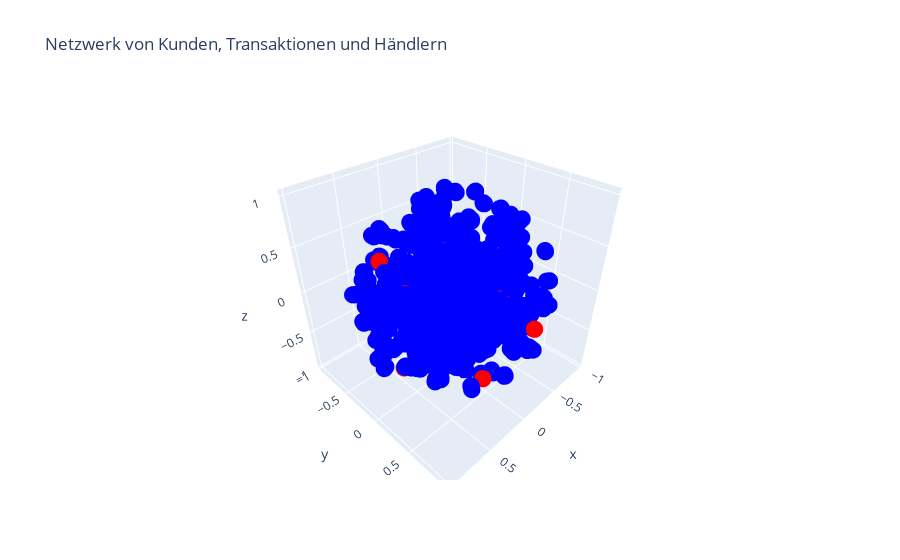

Notebook cell for this chart:
### Code cell
import networkx as nx
import plotly.graph_objs as go
import pandas as pd

# Angenommen, 'final_table' ist dein kombinierter DataFrame und bereits geladen

# Erstelle den Graphen
G = nx.Graph()

# Knoten für Kunden, Transaktionen und Händler hinzufügen
for index, row in df.iterrows():
    G.add_node(f"C{row['CustomerID']}", type='Customer', fraud=row['FraudIndicator'] == 1)
    G.add_node(f"T{row['TransactionID']}", type='Transaction')
    G.add_node(f"M{row['MerchantID']}", type='Merchant')

    # Kanten hinzufügen
    G.add_edge(f"C{row['CustomerID']}", f"T{row['TransactionID']}")
    G.add_edge(f"T{row['TransactionID']}", f"M{row['MerchantID']}")

# Berechnen der Positionen für jeden Knoten in 3D
pos = nx.spring_layout(G, dim=3)

# Extrahiere die x, y, z Positionen in separate Listen
x_nodes = [pos[node][0] for node in G.nodes()]  # x Positionen
y_nodes = [pos[node][1] for node in G.nodes()]  # y Positionen
z_nodes = [pos[node][2] for node in G.nodes()]  # z Positionen

# Knotenfarben basierend auf dem Betrugsindikator
node_color = ['red' if G.nodes[node]['type'] == 'Customer' and G.nodes[node]['fraud'] else 'blue' for node in G.nodes()]

# Erstelle die 3D-Plotly Graphen-Daten
trace_nodes = go.Scatter3d(x=x_nodes, y=y_nodes, z=z_nodes, mode='markers', marker=dict(size=6, color=node_color))

# Kanten für den Plotly Graphen vorbereiten
edge_x = []
edge_y = []
edge_z = []
for edge in G.edges():
    x0, y0, z0 = pos[edge[0]]
    x1, y1, z1 = pos[edge[1]]
    edge_x.extend([x0, x1, None])
    edge_y.extend([y0, y1, None])
    edge_z.extend([z0, z1, None])

trace_edges = go.Scatter3d(x=edge_x, y=edge_y, z=edge_z, mode='lines', line=dict(color='black', width=1))

# Definiere das Layout für die 3D-Visualisierung
layout = go.Layout(title="Netzwerk von Kunden, Transaktionen und Händlern", showlegend=False)

# Kombiniere die Knoten- und Kanten-Daten für den Plot
fig = go.Figure(data=[trace_edges, trace_nodes], layout=layout)

# Zeige den Plot an
fig.show()

### Figure 1 — Plotly figure (JSON) as saved in the notebook; plotly's stock layout.template omitted (floating-point values rounded to 4 significant figures; data arrays with more than 128 entries replaced by an {"elided": "..."} marker saying what was removed)
{"data": [{"line": {"color": "black", "width": 1}, "mode": "lines", "type": "scatter3d", "x": {"elided": "6000 float values"}, "y": {"elided": "6000 float values"}, "z": {"elided": "6000 float values"}}, {"marker": {"color": {"elided": "2287 str values"}, "size": 6}, "mode": "markers", "type": "scatter3d", "x": {"elided": "2287 float values"}, "y": {"elided": "2287 float values"}, "z": {"elided": "2287 float values"}}], "layout": {"showlegend": false, "title": {"text": "Netzwerk von Kunden, Transaktionen und Händlern"}}}
